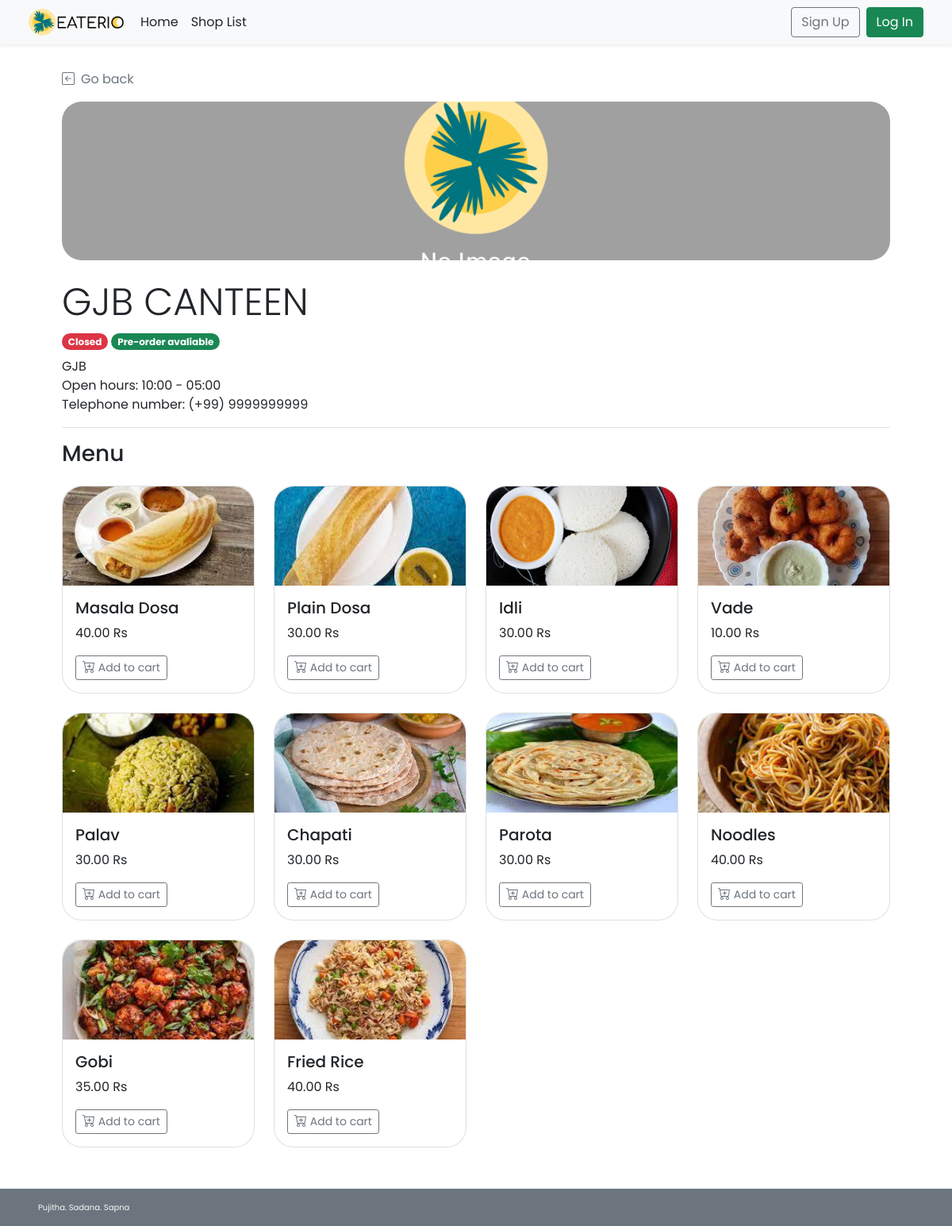
The page /shop_menu.php?s_id=101 on the database its author committed.
### tables this page shows
CREATE TABLE `shop` (
  `s_id` int(11) NOT NULL,
  `s_username` varchar(45) NOT NULL,
  `s_pwd` varchar(45) NOT NULL,
  `s_name` varchar(100) NOT NULL,
  `s_location` varchar(100) NOT NULL,
  `s_openhour` time NOT NULL,
  `s_closehour` time NOT NULL,
  `s_status` tinyint(4) NOT NULL DEFAULT 1 COMMENT 'Shop ready for taking an order or not (True for open, False for close)',
  `s_preorderStatus` tinyint(4) NOT NULL DEFAULT 1 COMMENT 'Shop is ready for tomorrow pre-order or not',
  `s_email` varchar(100) NOT NULL,
  `s_phoneno` varchar(45) NOT NULL,
  `s_pic` text DEFAULT NULL
);

CREATE TABLE `food` (
  `f_id` int(11) NOT NULL,
  `s_id` int(11) NOT NULL,
  `f_name` varchar(100) NOT NULL,
  `f_price` decimal(6,2) NOT NULL,
  `f_todayavail` tinyint(4) NOT NULL DEFAULT 1 COMMENT 'Food is available to order or not',
  `f_preorderavail` tinyint(4) NOT NULL DEFAULT 1,
  `f_pic` text DEFAULT NULL
);

### shop_menu.php (the view, shortened to what this page needs)
<!DOCTYPE html>
<html lang="en">
<head>
    <?php
        include("conn_db.php");
        include('head.php');
    ?>
    <link href="css/main.css" rel="stylesheet">
    <link href="css/menu.css" rel="stylesheet">
</head>
<body class="d-flex flex-column h-100">
    <?php include('nav_header.php')?>
    <?php
        $s_id = $_GET["s_id"];
        $query = "SELECT s_name,s_location,s_openhour,s_closehour,s_status,s_preorderstatus,s_phoneno,s_pic
        FROM shop WHERE s_id = {$s_id} LIMIT 0,1";
        $result = $mysqli -> query($query);
        $shop_row = $result -> fetch_array();
    ?>
    <div class="container px-5 py-4" id="shop-body">
        <a class="nav nav-item text-decoration-none text-muted mb-3" href="#" onclick="history.back();">
            <i class="bi bi-arrow-left-square me-2"></i>Go back
        </a>
        <div class="mb-3 text-wrap" id="shop-header">
            <div class="rounded-25 mb-4" id="shop-img" style="
                    background: url(
                        <?php
                            if(is_null($shop_row["s_pic"])){echo "'img/default.png'";}
                            else{echo "'img/{$shop_row['s_pic']}'";}
                        ?>
                    ) center; height: 200px;
                    background-size: cover; background-repeat: no-repeat;
                    background-position: center;">
            </div>
            <h1 class="display-5 strong"><?php echo $shop_row["s_name"];?></h1>
            <ul class="list-unstyled">
                <li class="my-2">
                    <?php
                        $now = date('H:i:s');
                        if((($now < $shop_row["s_openhour"])||($now > $shop_row["s_closehour"]))||($shop_row["s_status"]==0)){
                    ?>
                    <span class="badge rounded-pill bg-danger">Closed</span>
                    <?php }else{ ?>
                    <span class="badge rounded-pill bg-success">Open</span>
                    <?php }
                        if($shop_row["s_preorderstatus"]==1){
                    ?>
                    <span class="badge rounded-pill bg-success">Pre-order avaliable</span>
                    <?php }else{ ?>
                    <span class="badge rounded-pill bg-danger">Pre-order Unavaliable</span>
                    <?php } ?>
                </li>
                <li class=""><?php echo $shop_row["s_location"];?></li>
                <li class="">Open hours:
                    <?php
                        $open = explode(":",$shop_row["s_openhour"]);
                        $close = explode(":",$shop_row["s_closehour"]);
                        echo $open[0].":".$open[1]." - ".$close[0].":".$close[1];
                    ?>
                </li>
                <li class="">Telephone number: <?php echo "(+99) ".$shop_row["s_phoneno"];?></li>
            </ul>
        </div>
        <h3 class="border-top py-3 mt-2">Menu</h3>
        <div class="row row-cols-1 row-cols-md-2 row-cols-lg-4 align-items-stretch mb-1">
        <?php
            $query = "SELECT * FROM food WHERE s_id = {$s_id} AND NOT(f_todayavail  = 0 AND f_preorderavail = 0)";
            $result = $mysqli -> query($query);
            if($result ->num_rows > 0){
                while($food_row = $result->fetch_array()){
        ?>
            <div class="col">
                <div class="card rounded-25 mb-4">
                    <a href="food_item.php?<?php echo "s_id=".$food_row["s_id"]."&f_id=".$food_row["f_id"]?>" class="text-decoration-none text-dark">
                        <div class="card-img-top">
                            <img
                                <?php
                                if(is_null($food_row["f_pic"])){echo "src='img/default.png'";}
                                else{echo "src=\"img/{$food_row['f_pic']}\"";}
                                ?>
                                style="width:100%; height:125px; object-fit:cover;"
                                class="img-fluid" alt="<?php echo $food_row["f_name"]?>">
                        </div>
                        <div class="card-body">
                            <h5 class="card-title fs-5"><?php echo $food_row["f_name"]?></h5>
                            <p class="card-text"><?php echo $food_row["f_price"]?> Rs</p>
                            <a href="food_item.php?<?php echo "s_id=".$food_row["s_id"]."&f_id=".$food_row["f_id"]?>" class="btn btn-sm mt-3 btn-outline-secondary">
                                 Add to cart
                            </a>
                        </div>
                    </a>
                </div>
            </div>
            <?php
                    }
                }
            ?>
        </div>
    </div>
    <footer
    class="footer d-flex flex-wrap justify-content-between align-items-center px-5 py-3 mt-auto bg-secondary text-light">
        <span class="xsmall-font">Pujitha. Sadana. Sapna</span></span>
    </footer>
</body>
</html>

### head.php (shortened to what this page needs)
<link href="https://cdn.jsdelivr.net/npm/bootstrap@5.1.2/dist/css/bootstrap.min.css" rel="stylesheet"
>
<link rel="stylesheet" href="https://cdn.jsdelivr.net/npm/bootstrap-icons@1.5.0/font/bootstrap-icons.css">

### nav_header.php (shortened to what this page needs)
<header class="navbar navbar-expand-md navbar-light fixed-top bg-light shadow-sm mb-auto">
    <div class="container-fluid mx-4">
        <a href="index.php">
            <img src="img/LOGO_BLACK.png" width="125" class="me-2" alt="EATERIO Logo">
        </a>
        <div class="navbar-collapse collapse" id="navbarCollapse">
            <ul class="navbar-nav me-auto mb-2 mb-md-0">
                <li class="nav-item">
                    <a class="nav-link px-2 text-dark" href="index.php">Home</a>
                </li>
                <li class="nav-item">
                    <a href="shop_list.php" class="nav-link px-2 text-dark">Shop List</a>
                </li>
            </ul>
            <div class="d-flex">
                <?php if(!isset($_SESSION['cid'])){ ?>
                <a class="btn btn-outline-secondary me-2" href="cust_regist.php">Sign Up</a>
                <a class="btn btn-success" href="cust_login.php">Log In</a>
                <?php } ?>
            </div>
        </div>
    </div>
</header>

### css/main.css (style rules this page uses)
html { height: 100%; }
body { height: 100%; padding-top: 4rem; margin-bottom: -50px; font-family: 'Poppins', 'Noto Sans Thai', sans-serif; }
a { cursor: pointer; }
.bi { vertical-align: -.125em; fill: currentColor; }
.xsmall-font { font-size: x-small; }
.rounded-25 { border-radius: 25px; }

### css/menu.css (style rules this page uses)
html, body { height: 100%; }
.card img { width: 100%; border-radius: 25px 25px 0px 0px; }

### rows shown on the page
shop: s_name "GJB CANTEEN", s_location "GJB", s_openhour "10", s_openhour "00", s_closehour "05", s_closehour "00", s_phoneno "9999999999"
food: f_pic (picture), f_name "Masala Dosa", f_price "40.00"
food: f_pic (picture), f_name "Plain Dosa", f_price "30.00"
food: f_pic (picture), f_name "Idli", f_price "30.00"
food: f_pic (picture), f_name "Vade", f_price "10.00"
food: f_pic (picture), f_name "Palav", f_price "30.00"
food: f_pic (picture), f_name "Chapati", f_price "30.00"
food: f_pic (picture), f_name "Parota", f_price "30.00"
food: f_pic (picture), f_name "Noodles", f_price "40.00"
food: f_pic (picture), f_name "Gobi", f_price "35.00"
food: f_pic (picture), f_name "Fried Rice", f_price "40.00"
